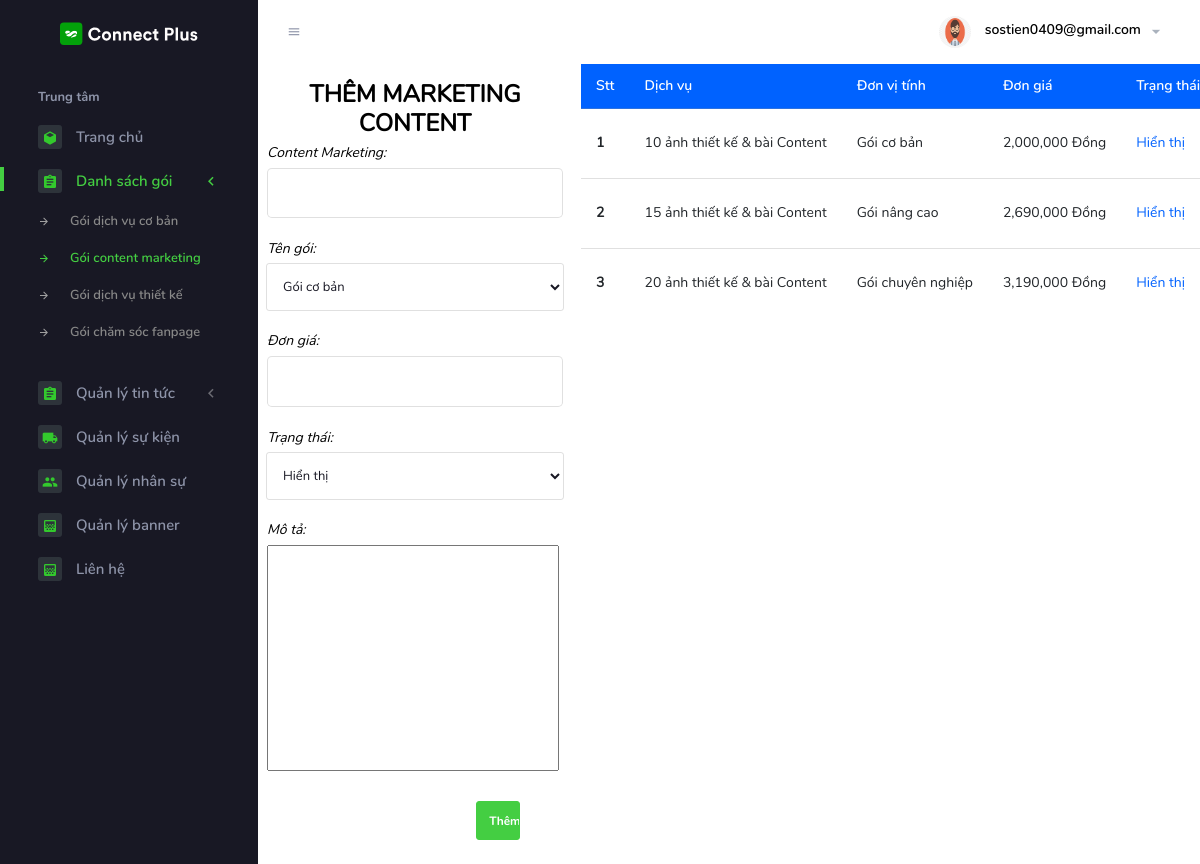
/admin/contentmarketings/contentmarketings.php (signed in), run on the app's committed database.
### tables this page shows
CREATE TABLE `contentmarketings` (
  `id` int(11) NOT NULL,
  `name` text NOT NULL,
  `unit` int(11) NOT NULL,
  `price` int(11) NOT NULL,
  `status` int(11) NOT NULL,
  `des` text NOT NULL
);

### admin/contentmarketings/contentmarketings.php (the view, shortened to what this page needs)
<?php
include_once("../Template/header.php");
include_once("../Template/nav.php");
include_once("../Template/side.php");
include_once("../../connect.php");
?>
<div class="container">
    <div class="row">
        <div class="col-lg-4">
            <?php
            if (isset($_GET['action']) == 'sua') {
                $id = $_GET['id'];
                $sql_select_CM = "SELECT * FROM contentmarketings WHERE id = ?";
                $stmt = $conn->prepare($sql_select_CM);
                $stmt->bind_param("i", $id);
                $stmt->execute();
                $result = $stmt->get_result();
                if ($row = $result->fetch_assoc()) {
            ?>
            <h2 class="text-black text-uppercase text-center mt-3">Sửa Content Marketing</h2>
            <form action="./handleCM.php" method="post">
                <input type="hidden" name="id" id="" value="<?php echo $row['id'] ?>">
                <div class="form-group">
                    <label for="" class="text-black font-italic">Content Marketing:</label>
                    <input type="text" name="name" class="form-control form-control-lg"
                        value="<?php echo $row["name"] ?>" required>
                </div>
                <div class="form-group">
                    <label for="" class="text-black font-italic">Tên gói:</label>
                    <select name="unit" id="" class="form-control">
                        <option value="0" <?php echo ($row['unit'] == 0) ? 'selected' : ''; ?>>Gói cơ bản</option>
                        <option value="1" <?php echo ($row['unit'] == 1) ? 'selected' : ''; ?>>Gói nâng cao</option>
                        <option value="2" <?php echo ($row['unit'] == 2) ? 'selected' : ''; ?>>Gói chuyên nghiệp
                        </option>
                    </select>
                </div>
                <div class="form-group">
                    <label for="" class="text-black font-italic">Đơn giá:</label>
                    <input type="number" name="price" class="form-control form-control-lg" min="1000" maxlength="10"
                        value="<?php echo $row["price"] ?>" required>
                </div>
                <div class="form-group">
                    <label for="" class="text-black font-italic">Trạng thái:</label>
                    <select name="status" id="" class="form-control">
                        <option value="0" <?php echo ($row['status'] == 0) ? 'selected' : ''; ?>>Không hiển thị</option>
                        <option value="1" <?php echo ($row['status'] == 1) ? 'selected' : ''; ?>>Hiển thị</option>
                    </select>
                </div>
                <div class="form-group">
                    <label for="" class="text-black font-italic">Mô tả:</label>
                    <textarea name="des" id="textarea1" cols="30" rows="10"><?php echo $row['des']; ?></textarea>
                </div>
                <div class="row">
                    <div class="col-md-4"></div>
                    <div class="col-md-4"></div>
                    <div class="col-md-4">
                        <div class="form-group">
                            <input type="submit" name="updateCM" value="Sửa" class="btn btn-success w-50">
                        </div>
                    </div>
                </div>
            </form>
            <?php
                }
            } else {
                ?>
            <h2 class="text-black text-uppercase text-center mt-3">Thêm Marketing Content</h2>
            <form action="./handleCM.php" method="post">
                <div class="form-group">
                    <label for="" class="text-black font-italic">Content Marketing:</label>
                    <input type="text" name="name" class="form-control form-control-lg" required>
                </div>
                <div class="form-group">
                    <label for="" class="text-black font-italic">Tên gói:</label>
                    <select name="unit" id="" class="form-control">
                        <option value="0" selected>Gói cơ bản</option>
                    </select>
                </div>
                <div class="form-group">
                    <label for="" class="text-black font-italic">Đơn giá:</label>
                    <input type="number" name="price" class="form-control form-control-lg" min="1000" maxlength="10"
                        placeholder="" required>
                </div>
                <div class="form-group">
                    <label for="" class="text-black font-italic">Trạng thái:</label>
                    <select name="status" id="" class="form-control">
                        <option value="1" selected>Hiển thị</option>
                    </select>
                </div>
                <div class="form-group">
                    <label for="" class="text-black font-italic">Mô tả:</label>
                    <textarea name="des" id="textarea1" cols="30" rows="10"></textarea>
                </div>
                <div class="row">
                    <div class="col-md-4"></div>
                    <div class="col-md-4"></div>
                    <div class="col-md-4">
                        <div class="form-group">
                            <input type="submit" name="addCM" value="Thêm" class="btn btn-success w-50">
                        </div>
                    </div>
                </div>
            </form>
            <?php
            }
            ?>
        </div>
        <div class="col-lg-7">
            <?php
            $sql_select_CM = "SELECT * FROM contentmarketings";
            $stmt = $conn->prepare($sql_select_CM);
            $stmt->execute();
            $result = $stmt->get_result();
            ?>
            <table class="table">
                <thead>
                    <tr class="mt-5 bg-primary text-white">
                        <th scope="col">Stt</th>
                        <th scope="col">Dịch vụ</th>
                        <th scope="col">Đơn vị tính</th>
                        <th scope="col">Đơn giá</th>
                        <th scope="col">Trạng thái</th>
                    </tr>
                </thead>
                <tbody>
                    <?php
                    $i = 0;
                    while ($row = $result->fetch_assoc()) {
                        $i++;
                    ?>
                    <tr>
                        <th scope="row"><?php echo $i ?></th>
                        <td><?php echo $row['name'] ?></td>
                        <td>
                            <?php
                                switch ($row['unit']) {
                                    case '0':
                                        echo "Gói cơ bản";
                                        break;
                                    case "1":
                                        echo "Gói nâng cao";
                                        break;
                                    case "2":
                                        echo "Gói chuyên nghiệp";
                                        break;
                                }
                                ?>
                        </td>
                        <td>
                            <?php
                                if ($row["price"] == null) {
                                    echo "Thỏa thuận";
                                } else {
                                    echo number_format($row["price"]) . " Đồng";
                                }
                                ?>
                        </td>
                        <td>
                            <?php
                                if ($row['status'] == 1) {
                                    echo '<span class="text text-primary">Hiển thị</span>';
                                } elseif ($row['status'] == 0) {
                                    echo '<span class="text text-danger">Không hiển thị</span>';
                                }
                                ?>
                        </td>
                    </tr>
                    <?php
                    }
                    ?>
                </tbody>
            </table>
        </div>
    </div>
</div>
<?php
include_once("../Template/footer.php");
?>

### data on the page
contentmarketings: name "10 ảnh thiết kế & bài Content", unit "Gói cơ bản", price "2,000,000", status "Hiển thị"
contentmarketings: name "15 ảnh thiết kế & bài Content", unit "Gói nâng cao", price "2,690,000", status "Hiển thị"
contentmarketings: name "20 ảnh thiết kế & bài Content", unit "Gói chuyên nghiệp", price "3,190,000", status "Hiển thị"

### other printed values
$_SESSION['admin'] "sostien0409@gmail.com"
